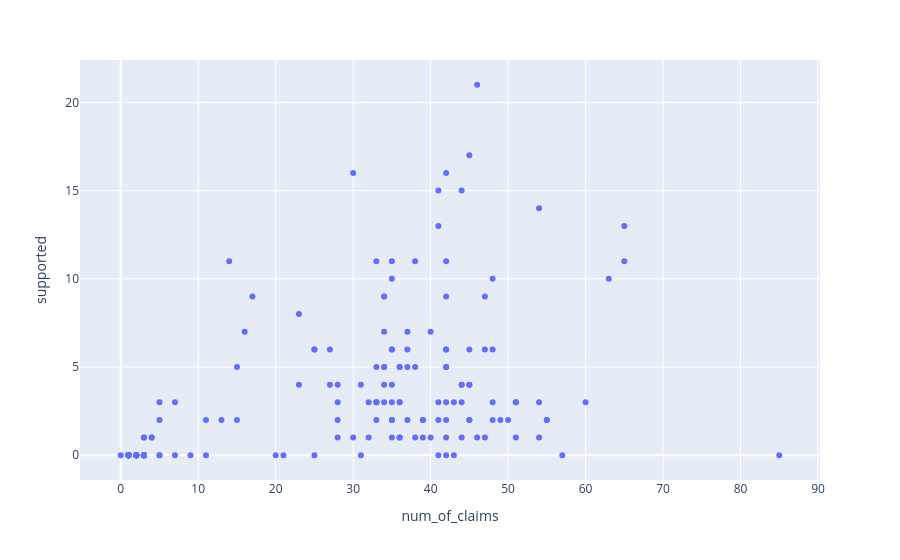

This figure's notebook cell:
### Code cell


### Figure 1 — Plotly figure (JSON) as saved in the notebook; plotly's stock layout.template omitted (floating-point values rounded to 4 significant figures; data arrays with more than 128 entries replaced by an {"elided": "..."} marker saying what was removed)
{"data": [{"customdata": {"elided": "190x1 int values"}, "hovertemplate": "num_of_claims=%{x}<br>supported=%{y}<br>index=%{customdata[0]}<extra></extra>", "legendgroup": "", "marker": {"color": "#636efa", "symbol": "circle"}, "mode": "markers", "name": "", "orientation": "v", "showlegend": false, "type": "scatter", "x": {"elided": "190 int values"}, "xaxis": "x", "y": {"elided": "190 int values"}, "yaxis": "y"}], "layout": {"legend": {"tracegroupgap": 0}, "margin": {"t": 60}, "xaxis": {"anchor": "y", "domain": [0, 1], "title": {"text": "num_of_claims"}}, "yaxis": {"anchor": "x", "domain": [0, 1], "title": {"text": "supported"}}}}
